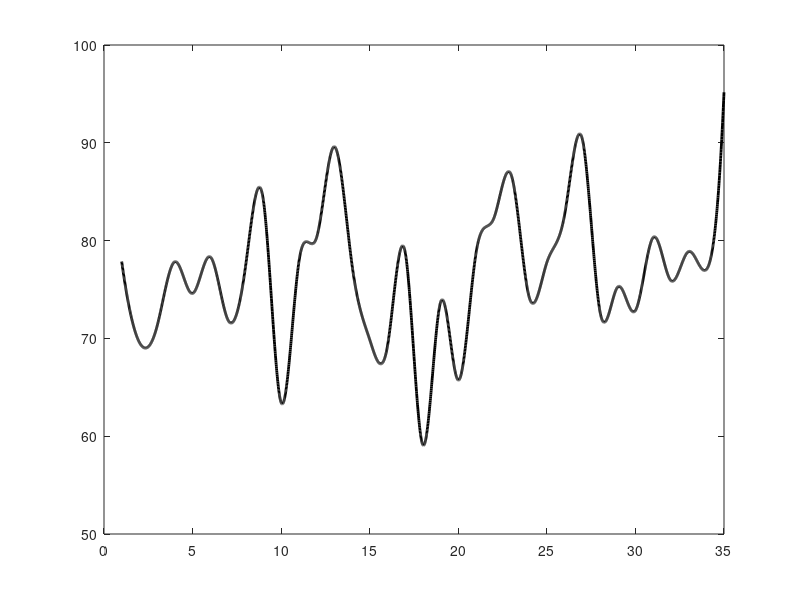

This chart was generated by the following MATLAB code: (Note: this script raises an error after producing the figure.)
%% ODE of MCM 2021 Problem A
%% Start

%% Fungus 1 and 2

%% Natural growth rate
r1 = 1;
r2 = 1.3;

%% Initial quantity of fungi
N10 = 2;
N20 = 2;
N0 = [N10; N20];

%% Impact of interact between two species
sigma12 = 0.4;
sigma21 = 0.6;

%% Interval of time
tspan = 1:0.01:35;

%% The derivative of function is not continuous at t=0
tspan2 = tspan(2:length(tspan));

%% Relative humidty

%%%%% Modify the hu to change humidity
hu = 75;
%%%%% Random number
ranNum = 0.1*randn(35);
waveOfHumidity = interp1(1:tspan(length(tspan)), ranNum, tspan, 'spline');
waveOfHumidity = waveOfHumidity(1:length(tspan));
% plot it
figure(1)
plot(tspan, hu * (1 + waveOfHumidity), 'k', 'LineWidth', 2);
yline(60,'--k')
axis([1 tspan(length(tspan)) 0 100])
xlabel('days'); ylabel('RH %');
v = @(t) hu / 50 * waveOfHumidity(fix(t));
%% The influence of moisture
%  Described like 1+B*cos(t) here

Wv1 = @(t) 1 + 1 * v(t);
Wv2 = @(t) 1 + 3 * v(t);

%% Max quantity that environment can sustain
N1max = @(t) 1500;
N2max = @(t) 1000;

%% Differential equations set
f = @(t, y)[
        r1 * y(1) * (1 - y(1) / N1max(t) - sigma21 * y(2) / N2max(t)) * Wv1(t)
        r2 * y(2) * (1 - y(2) / N2max(t) - sigma12 * y(1) / N1max(t)) * Wv2(t)
        ];

%% Slove the above ODE set
[t, y] = ode45(f, tspan, N0);

%% Show the conclusion with images
figure(2)
% Figure one upper
subplot(2, 1, 1)
P = plot(t, y(:, 1), t, y(:, 2), 'LineWidth', 2);
P(1).Color = '#A2142F';
P(2).Color = '#EDB120';
title('Number of individuals in the population');
xlabel('days'); ylabel('population'); legend(' population 1', ' population 2')

% Figure one lower
subplot(2, 1, 2)
hold on
% Growth rate
growthRate1 = diff(y(:, 1))/0.01;
growthRate2 = diff(y(:, 2))/0.01;
P = plot(tspan2, growthRate1, tspan2, growthRate2, 'LineWidth', 2);
P(1).Color = '#A2142F';
P(2).Color = '#EDB120';
title('Population growth rate')
xlabel('days'); ylabel('growth rate'); legend(' population 1', ' population 2')

% Figure 3
figure(3)
% Natural decaying consitent
nDecCon = 30;
% Speed of log-decaying
speedOfDecay = growthRate1 + growthRate2 + nDecCon;
plot(tspan2, speedOfDecay, 'LineWidth', 2);
axis([1 tspan2(length(tspan2)) 0 500])
title('Decaying speed')
xlabel('days'); ylabel('speed');

% Figure 4
figure(5)
hold on
rateOfDecay = cumtrapz(tspan2, speedOfDecay);
plot(tspan2, rateOfDecay, 'Color', '#77AC30', 'LineWidth', 2);
yline(2500, '--k');
title('Decomposition rate')
xlabel('days'); ylabel('Decomposition rate')
disp(rateOfDecay(length(tspan2)))